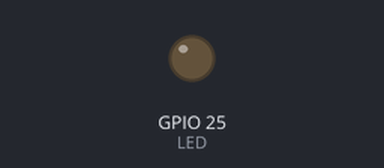
A sketch run on a simulated ESP32. Parts: output pins drawn as LEDs (lit = HIGH). What the sketch prints to the serial monitor is not drawn.

Above: at 1.0 s.
At 3.0 s:
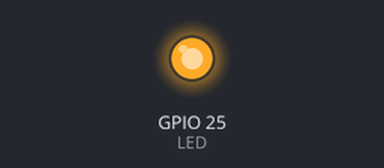
Timing chart, 0 to 5.2 s (numbered marks = the images above):
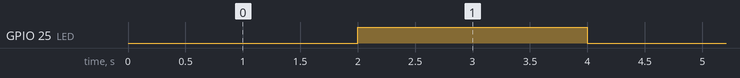

Measured:
- by itself, GPIO 25 (LED): alternates HIGH for 1.9 s and LOW for 2.1 s
- by itself, everything shown: repeats every 8.0 s, in 4 steps

The sketch:

Blinkv2.ino
```cpp
// LED BLINK v2
#define LED 25
#define DELAY 2000
void setup() {
  Serial.begin(9600);
  pinMode(LED,OUTPUT);
}

void loop() {
  int i = 0;
  while (i<200)
  {
    digitalWrite(LED,0);
    delay(DELAY+i);
    digitalWrite(LED,1);
    delay(DELAY-i);
    i=i+10;
    Serial.println(i);
  }
}
```
